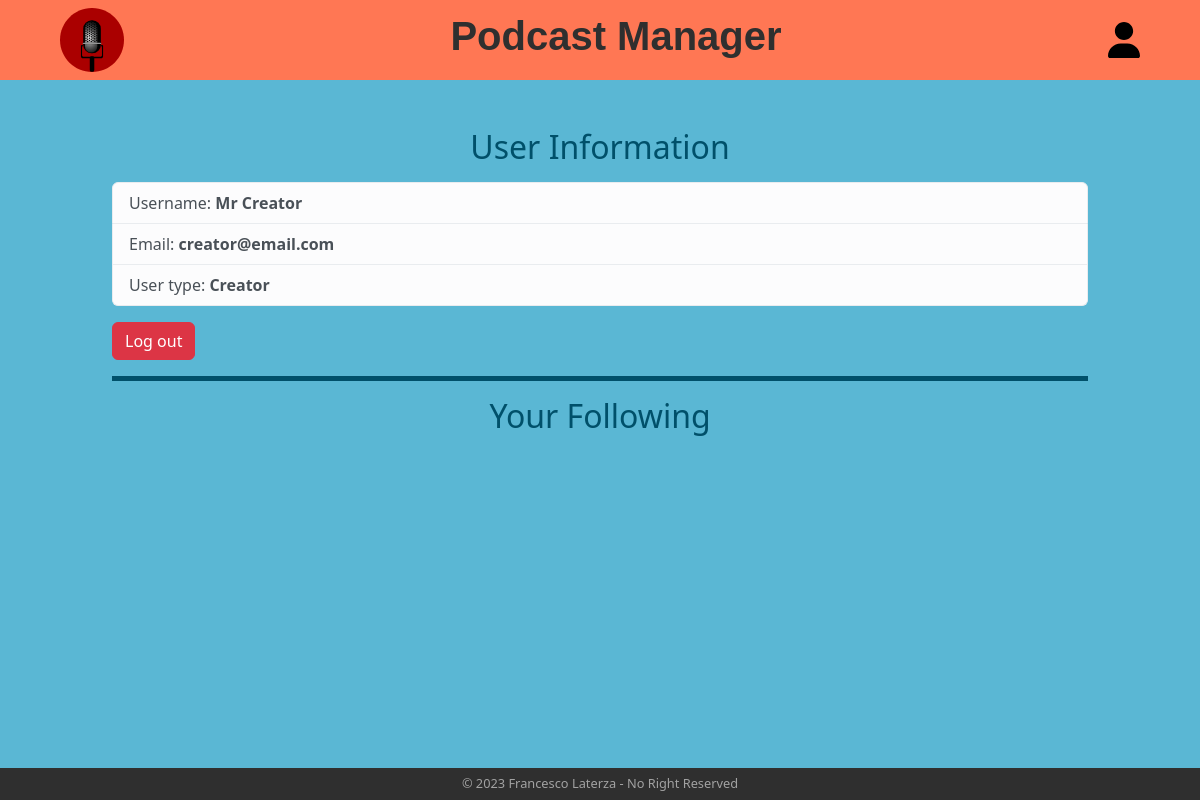
Page /profile (signed in) on the earlier database version.
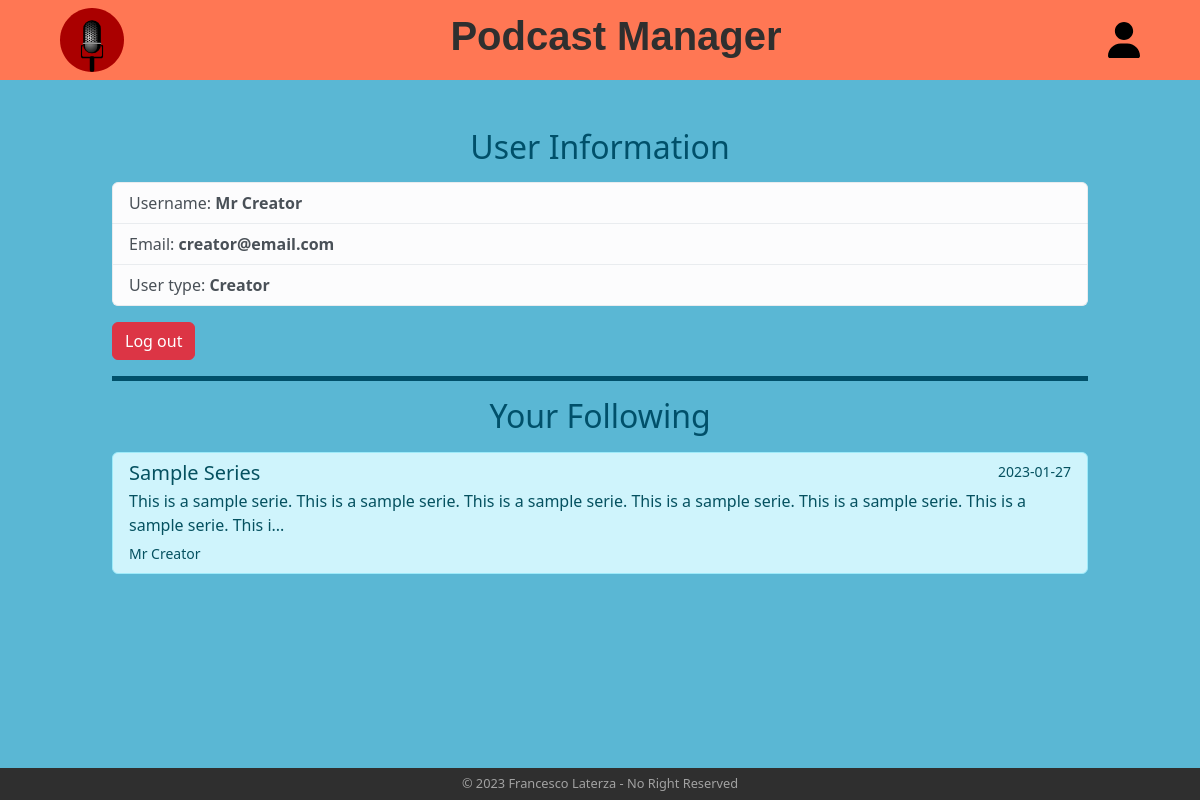
Same page on the later database version.
### tables this page shows
CREATE TABLE "users" (
	"id"	INTEGER,
	"username"	TEXT NOT NULL,
	"email"	TEXT NOT NULL UNIQUE,
	"password"	TEXT NOT NULL,
	"is_creator"	INTEGER NOT NULL,
	PRIMARY KEY("id" AUTOINCREMENT)
);

CREATE TABLE "series" (
	"id"	INTEGER,
	"title"	TEXT NOT NULL,
	"category"	TEXT NOT NULL,
	"date"	TEXT NOT NULL,
	"text"	TEXT NOT NULL,
	"creator_id"	INTEGER NOT NULL,
	PRIMARY KEY("id" AUTOINCREMENT),
	FOREIGN KEY("creator_id") REFERENCES "users"("id") ON DELETE CASCADE
);

### app.py (the view)
@app.route("/profile")
@login_required
def profile():
    follows = follows_dao.get_follows(current_user.id)
    return render_template("profile.html", follows=follows, get_series_by_id=series_dao.get_series_by_id, get_creator=users_dao.get_user_username_by_id)

### app.py (called while the page is built)
@login_manager.user_loader
def load_user(id):
    user = users_dao.get_user_by_id(id)
    if user is not None:
        user_obj = User(user["id"], user["username"], user["email"], user["password"], user["is_creator"])
    else:
        user_obj = None
    return user_obj

### dao/follows_dao.py (called while the page is built)
def get_follows(user_id):
    conn = sqlite3.connect("db/series.db")
    conn.row_factory = sqlite3.Row
    cursor = conn.cursor()
    sql = "SELECT * FROM follows WHERE user_id = ?"
    cursor.execute(sql, (user_id, ))
    res = cursor.fetchall()
    cursor.close()
    conn.close()
    return res

### dao/series_dao.py (called while the page is built)
def get_series_by_id(id):
    conn = sqlite3.connect("db/series.db")
    conn.row_factory = sqlite3.Row
    cursor = conn.cursor()
    sql = "SELECT * FROM series WHERE id = ?"
    cursor.execute(sql, (id, ))
    res = cursor.fetchone()
    cursor.close()
    conn.close()
    return res

### dao/users_dao.py (called while the page is built)
def get_user_by_id(id):
    conn = sqlite3.connect("db/series.db")
    conn.row_factory = sqlite3.Row
    cursor = conn.cursor()
    sql = "SELECT * FROM users WHERE id = ?"
    cursor.execute(sql, (id, ))
    res = cursor.fetchone()
    cursor.close()
    conn.close()
    return res

### templates/profile.html (shortened to what this page needs)
{% extends "base.html" %}  {% block content%}
<main class="col-10 container height-main mb-5">
  <section class="mt-5 user-info">
    <h1 class="mb-3 follow-title text-center">User Information</h1>
    <ul class="list-group">
      <li class="list-group-item list-group-item-light">
        Username: <strong>{{ current_user.username | e }}</strong>
      </li>
      <li class="list-group-item list-group-item-light">
        Email: <strong>{{ current_user.email | e }}</strong>
      </li>
      <li class="list-group-item list-group-item-light">
        User type:
        <strong
          >{% if current_user.is_creator %}Creator{% else %}Listener{% endif
          %}</strong
        >
      </li>
    </ul>
    <a
      href="{{ url_for('logout') }}"
      class="btn btn-danger mt-3 mb-3 logout-btn"
      title="log out"
      >Log out</a
    >
  </section>
  <section>
    <h1 class="mt-3 mb-3 follow-title text-center">Your Following</h1>
    <div class="list-group">
      {% for follow in follows %}
      <a
        href="{{ url_for('series', series_id=follow.series_id) }}"
        class="list-group-item list-group-item-action list-group-item-info"
        title="series {{ get_series_by_id(follow.series_id).title }} page"
      >
        <div class="d-flex w-100 justify-content-between">
          <h5 class="mb-1">
            {{ get_series_by_id(follow.series_id).title | e }}
          </h5>
          <small>{{ get_series_by_id(follow.series_id).date | e }}</small>
        </div>
        <p class="mb-1">
          {{ get_series_by_id(follow.series_id).text[:150]+'...' | e }}
        </p>
        <small
          >{{ get_creator(get_series_by_id(follow.series_id).creator_id) | e
          }}</small
        >
      </a>
      {% endfor %}
    </div>
  </section>
</main>
{% endblock%}

Differences in the rows shown:
added follows: {{ get_creator(get_series_by_id(follow.series_id).creator_id) | e }} "Mr Creator"
added series: title "Sample Series", date "2023-01-27", text "This is a sample serie. This is a sample serie. This is a sample serie. This is a sample serie. This is a sample serie. This is a sample serie. This i..."
